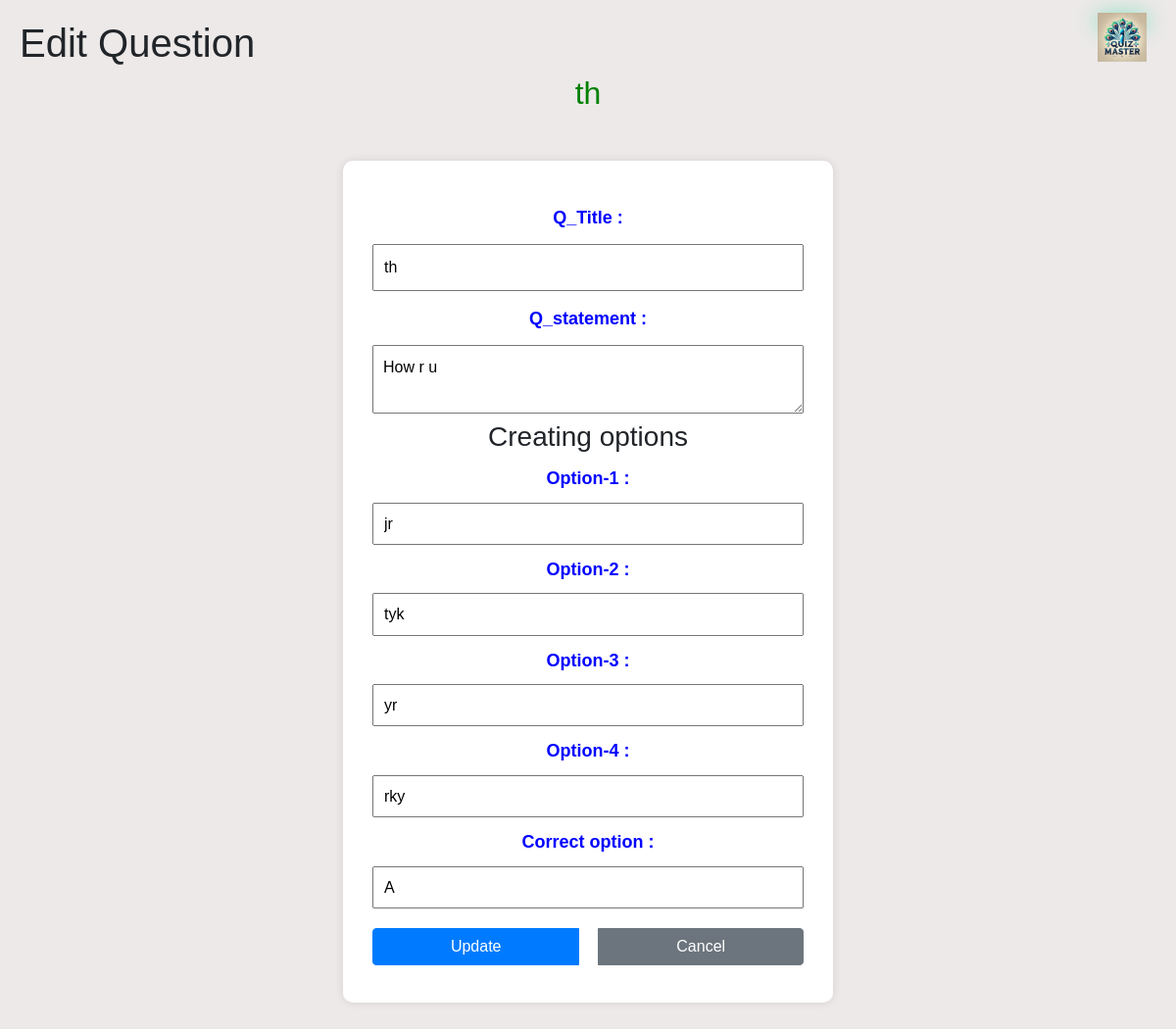
Page /edit_question/1/9 on the committed database.
### model/model.py (models this page shows)
class Question(db.Model):
    __tablename__ = "questions"
    id = db.Column(db.Integer, primary_key=True) #Question_id
    title = db.Column(db.String(100), nullable=False)
    statement = db.Column(db.String(500), nullable=False)
    option_a = db.Column(db.String(100), nullable=False)
    option_b = db.Column(db.String(100), nullable=False)
    option_c = db.Column(db.String(100), nullable=False)
    option_d = db.Column(db.String(100), nullable=False)
    correct_option = db.Column(db.String(1), nullable=False)  # e.g., A ,B ,C D
    quiz_id = db.Column(db.Integer, db.ForeignKey("quizzes.id"), nullable=False,  primary_key=True) #COMPOSITE KEY
    quiz = db.relationship("Quiz", back_populates="questions")

### controllers/controllers.py (the view, shortened to what this page needs)
@controllers.route('/edit_question/<int:question_id>/<int:quiz_id>', methods=['GET', 'POST'])
def edit_question(question_id,quiz_id):
    question = Question.query.get_or_404((question_id, quiz_id)) #SINCE COMPOSITE KEY PASS AS TUPLE
    quiz = Quiz.query.get_or_404(quiz_id)
    return render_template('edit_question.html', question=question, quiz=quiz)

### templates/edit_question.html (shortened to what this page needs)
<!DOCTYPE html>
<html lang="en">
<head>
    <link href="https://stackpath.bootstrapcdn.com/bootstrap/4.5.2/css/bootstrap.min.css" rel="stylesheet">
</head>
<body>
    <h1> Edit Question </h1>
    <header class="logo">
        <img src="{{ url_for('static', filename='images/logo.png') }}" alt="Quiz Master Logo" width="50">
    </header>
    <h2 style="text-align: center; color: green;">{{ question.title }}</h2>
    <div class = "chapter-container">
        <form method="POST" action="{{ url_for('controllers.edit_question', question_id = question.id, quiz_id = quiz.id) }}">
            <div>
                <label for="qtitle">Q_Title :</label>
                <input type="text" id="qtitle" name="qtitle" value="{{ question.title }}" required>
            </div>
            <div>
                <label for="qstatement">Q_statement :</label>
                <textarea id="qstatement" name="qstatement" required>{{ question.statement }}</textarea>
            </div>
                <h3>Creating options<h3>
                <div>
                    <label for="op1">Option-1 :</label>
                    <input type="text" id="op1" name="op1" value="{{ question.option_a }}" required>
                </div>
                <div>
                    <label for="op2">Option-2 :</label>
                    <input type="text" id="op2" name="op2" value="{{ question.option_b }}" required>
                </div>
                <div>
                    <label for="op3">Option-3 :</label>
                    <input type="text" id="op3" name="op3" value="{{ question.option_c }}" required>
                </div>
                <div>
                    <label for="op4">Option-4 :</label>
                    <input type="text" id="op4" name="op4" value="{{ question.option_d }}" required>
                </div>
                <div>
                    <label for="cop">Correct option :</label>
                    <input type="text" id="cop" name="cop" value="{{ question.correct_option }}" required>
                </div>
            <div class="btn-group">
                <button type="submit" class="btn btn-primary">Update</button>
                <a href="{{ url_for('controllers.admin_quizzes') }}" class="btn btn-secondary">Cancel</a>
            </div>
        </form>
    </div>
</body>
</html>

### templates/edit_question.html (style rules this page uses)
body { font-family: Arial, sans-serif; margin: 0; padding: 20px; background-color: rgb(237, 233, 233); }
.btn-group { margin-top: 20px; display: flex; justify-content: center; gap: 20px; }
.chapter-container { max-width: 500px; margin: 50px auto; background: white; padding: 30px; border-radius: 10px; box-shadow: 0px 0px 10px rgba(0, 0, 0, 0.1); text-align: center; }
.chapter-container label { font-weight: bold; color: blue; font-size: 18px; display: block; margin-top: 15px; }
.chapter-container input, .chapter-container textarea { width: 100%; font-size: 16px; padding: 10px; margin-top: 5px; }
header.logo { position: absolute; right: 30px; top: 13.3px; height:10px; margin-top: 5px 0; box-shadow: 0px 4px 22px rgba(37, 214, 152, 0.86); }

### rows in the picture
Question: title "th", qtitle "th", qstatement "How r u", op1 "jr", op2 "tyk", op3 "yr", op4 "rky", cop "A"
